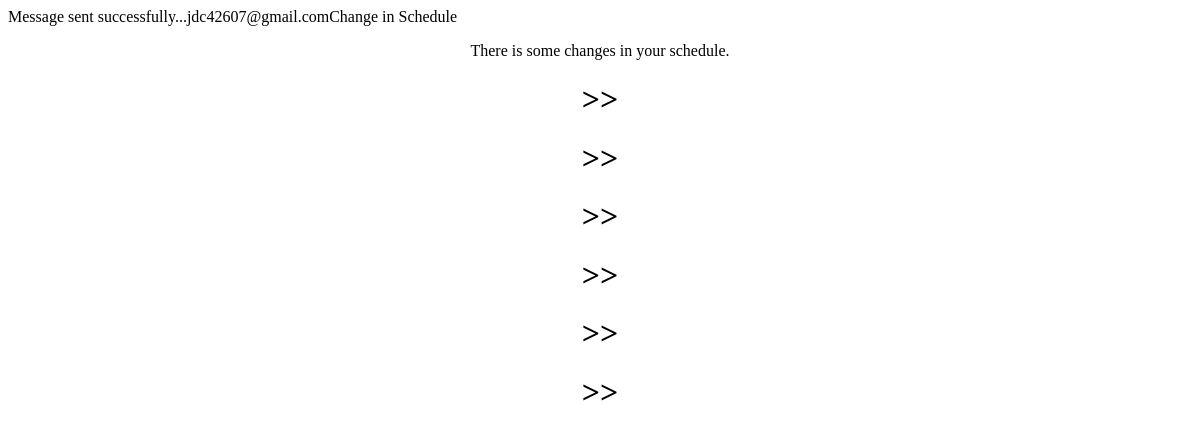
Page /sendupdate.php on the earlier database version.
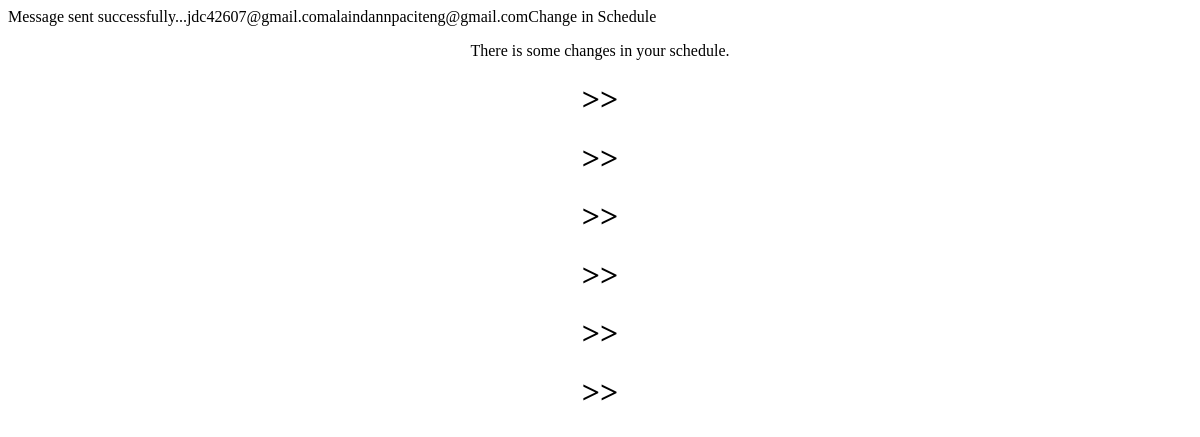
Same page on the later database version.
### tables this page shows
CREATE TABLE `employee` (
  `Employee_ID` int(11) NOT NULL,
  `Emp_FN` varchar(30) NOT NULL,
  `Emp_LN` varchar(30) NOT NULL,
  `Emp_Address` varchar(50) NOT NULL,
  `Emp_Age` int(11) NOT NULL,
  `Emp_Department` varchar(30) NOT NULL,
  `Emp_Email` varchar(30) NOT NULL,
  `Emp_Gender` varchar(30) NOT NULL,
  `Emp_CNumber` varchar(12) NOT NULL,
  `Emp_Photo` varchar(100) NOT NULL
);

### sendupdate.php (the view, shortened to what this page needs)
<?php
include 'connect.php';
 $SQL = "SELECT * FROM employee WHERE Employee_ID = '1234567890'";
 $result = mysqli_query($con, $SQL);
 $row = mysqli_fetch_assoc($result);
 $ememail = $row['Emp_Email'];
$eid = $_SESSION['eid'];
$rid = $_SESSION['rid'];
$ti = $_SESSION['timein'];
$to = $_SESSION['timeout'];
$date = $_SESSION['date'];
$ucode = $_SESSION['ucode'];
$o_rid = $_SESSION['o_rid'];
$o_eid = $_SESSION['o_eid'];
$o_ti = $_SESSION['o_timein'];
$o_to = $_SESSION['o_timeout'];
$o_date = $_SESSION['o_date'];
$o_code = $_SESSION['o_code'];
 $mailcontent = "<html><body><center><p>There is some changes in your schedule.</p>"
         . "<h1>$o_eid >> $eid</h1>"
         . "<h1>$o_rid >> $rid</h1>"
         . "<h1>$o_ti >> $ti</h1>"
         . "<h1>$o_to >> $to</h1>"
         . "<h1>$o_date >> $date</h1>"
         . "<h1>$o_code >> $ucode</h1>"
         . "</center></body></html>";
 $subject = "Change in Schedule";
 $from = "jdc42607@gmail.com";
 $headers = "From: " . strip_tags("jdc42607@gmail.com") . "\r\n";
 $headers .= "Reply-To: ". strip_tags("jdc42607@gmail.com") . "\r\n";
 $headers .= "CC: ". $ememail ."\r\n";
 $headers .= "MIME-Version: 1.0\r\n";
 $headers .= "Content-Type: text/html; charset=ISO-8859-1\r\n";
 $success = mail($ememail, $subject, $mailcontent , $headers);
  if( $success == true )
   {
      echo $from;
      echo $ememail;
      echo $subject;
      echo $mailcontent;
   }
   else
   {
      echo "Message could not be sent...";
      echo $from;
      echo $ememail;
      echo $subject;
      echo $mailcontent;
   }
?>

Differences in the rows shown:
added employee: Emp_Email "alaindannpaciteng@gmail.com"
